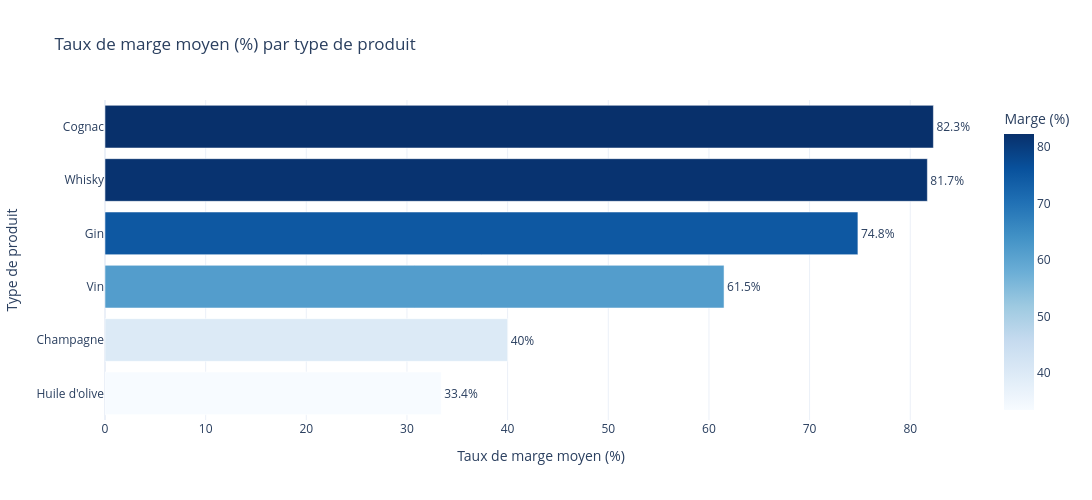

Write notebook code for a chart like this one.
### Code cell
# Création d'un dataframe avec le taux de marge moyen par type de produit
df_marge_type = df_marge.groupby("product_type")["taux_marge"].mean().reset_index()

# Conversion en pourcentage
df_marge_type["taux_marge_pct"] = (df_marge_type["taux_marge"] * 100).round(1)

# Tri décroissant
df_marge_type = df_marge_type.sort_values(by="taux_marge_pct", ascending=False)

# Création du graphique
fig = px.bar(
    df_marge_type,
    x="taux_marge_pct",
    y="product_type",
    orientation="h",
    text="taux_marge_pct",
    title="Taux de marge moyen (%) par type de produit",
    color="taux_marge_pct",  # couleur selon valeur
    color_continuous_scale="Blues"
)

# Amélioration des labels
fig.update_traces(
    texttemplate="%{text}%",
    textposition="outside"
)

# Mise en forme globale
fig.update_layout(
    xaxis_title="Taux de marge moyen (%)",
    yaxis_title="Type de produit",
    yaxis=dict(autorange="reversed", automargin=True),
    height=500,
    width=1200,
    template="plotly_white",
    coloraxis_colorbar=dict(title="Marge (%)")
)

fig.show()

### Figure 1 — Plotly figure (JSON) as saved in the notebook; plotly's stock layout.template omitted (floating-point values rounded to 4 significant figures)
{"data": [{"hovertemplate": "taux_marge_pct=%{marker.color}<br>product_type=%{y}<extra></extra>", "legendgroup": "", "marker": {"color": [82.3, 81.7, 74.8, 61.5, 40.0, 33.4], "coloraxis": "coloraxis", "pattern": {"shape": ""}}, "name": "", "orientation": "h", "showlegend": false, "text": [82.3, 81.7, 74.8, 61.5, 40.0, 33.4], "textposition": "outside", "texttemplate": "%{text}%", "type": "bar", "x": [82.3, 81.7, 74.8, 61.5, 40.0, 33.4], "xaxis": "x", "y": ["Cognac", "Whisky", "Gin", "Vin", "Champagne", "Huile d'olive"], "yaxis": "y"}], "layout": {"barmode": "relative", "coloraxis": {"colorbar": {"title": {"text": "Marge (%)"}}, "colorscale": [[0, "rgb(247,251,255)"], [0.125, "rgb(222,235,247)"], [0.25, "rgb(198,219,239)"], [0.375, "rgb(158,202,225)"], [0.5, "rgb(107,174,214)"], [0.625, "rgb(66,146,198)"], [0.75, "rgb(33,113,181)"], [0.875, "rgb(8,81,156)"], [1, "rgb(8,48,107)"]]}, "height": 500, "legend": {"tracegroupgap": 0}, "title": {"text": "Taux de marge moyen (%) par type de produit"}, "width": 1200, "xaxis": {"anchor": "y", "domain": [0, 1], "title": {"text": "Taux de marge moyen (%)"}}, "yaxis": {"anchor": "x", "automargin": true, "autorange": "reversed", "domain": [0, 1], "title": {"text": "Type de produit"}}}}
